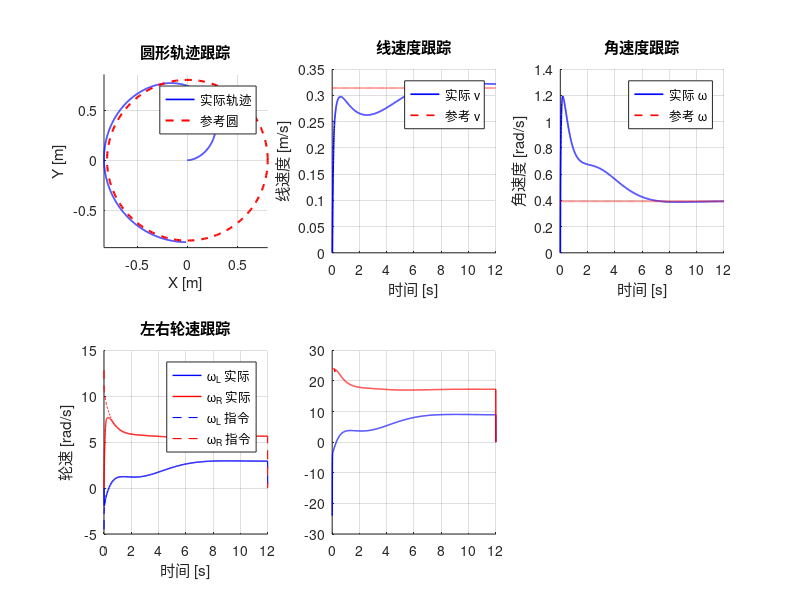

Recreate this plot in MATLAB. (Note: this script raises an error after producing the figure.)
%% 双轮差速AGV PID控制器设计与控制效果仿真验证
%  功能: 差速驱动运动学建模 + 双环PID控制 + 多场景仿真验证

clearvars -except SCENARIO; close all; clc;   % 清除除 SCENARIO 外的所有变量

%% ==================== 1. 参数设置 ====================

% ---- AGV 物理参数 ----
r = 0.075;           % 车轮半径 [m]
L = 0.52;            % 两轮间距 (轮距) [m]
tau = 0.06;          % 电机机电时间常数 [s]
K_motor = 0.327;     % 电机增益 [(rad/s)/V]（由Ke=8 V/krpm, i=40推导：K_motor = (1000*2π/60)/8/40 ≈ 0.327）

% ---- 仿真参数 ----
Ts = 0.005;          % 仿真步长 [s]
T_sim = 12;          % 仿真总时长 [s]
t = 0:Ts:T_sim;      % 时间向量
N = length(t);       % 总步数

% ---- 速度环 PI 参数（内环）----
Kp_v = 17.0;         % 速度比例增益（Km修正后等比例放大 17 ≈ 2.0×2.8/0.327）
Ki_v = 103.0;        % 速度积分增益（Km修正后等比例放大 103 ≈ 12.0×2.8/0.327）
u_sat = 24;          % 电机电压限幅 [V]（额定转速对应电压≈24V）

% ---- 位姿环 PID 参数（外环）----
Kp_dist  = 0.6;      % 距离→线速度 比例增益
Kp_theta = 3.0;      % 航向角 比例增益
Ki_theta = 0.2;      % 航向角 积分增益
Kd_theta = 0.4;      % 航向角 微分增益

v_max     = 0.5;      % 线速度限幅 [m/s]
omega_max = 2.5;     % 角速度限幅 [rad/s]

%% ==================== 2. 状态向量预分配 ====================

x = zeros(1,N);                            % x 坐标序列 [m]
y = zeros(1,N);                            % y 坐标序列 [m]
theta_act = zeros(1,N);                    % 实际航向角序列 [rad]
wL_act = zeros(1,N);                       % 左轮实际角速度 [rad/s]
wR_act = zeros(1,N);                       % 右轮实际角速度 [rad/s]
wL_ref = zeros(1,N);                       % 左轮指令角速度 [rad/s]
wR_ref = zeros(1,N);                       % 右轮指令角速度 [rad/s]
v_cmd  = zeros(1,N);                       % 外环输出线速度指令 [m/s]
w_cmd  = zeros(1,N);                       % 外环输出角速度指令 [rad/s]
uL     = zeros(1,N);                       % 左电机电压 [V]
uR     = zeros(1,N);                       % 右电机电压 [V]

% 初始位姿: 原点, 航向 0°
x(1) = 0;  y(1) = 0;  theta_act(1) = 0;
wL_act(1) = 0;  wR_act(1) = 0;            % 初始轮速为零

% 外环积分/微分状态
int_theta  = 0;                            % 航向角积分初值
err_theta_prev = 0;                        % 上一拍航向偏差

%% ==================== 3. 参考轨迹 ====================

% 选择场景: 1-阶跃响应  2-定点镇定  3-直线跟踪  4-圆形跟踪
% 如已从外部传入 SCENARIO 则使用外部值, 否则默认场景 4
if ~exist('SCENARIO', 'var'), SCENARIO = 4; end

switch SCENARIO
    case 1  % ---- 阶跃响应: 2.5s 时刻起给 0.3 m/s 线速度指令 ----
        v_ref = [zeros(1,floor(N/4)), 0.3*ones(1,N-floor(N/4))];  % 前 1/4 零, 后 3/4 恒值
        w_ref = zeros(1,N);                 % 角速度指令为零

    case 2  % ---- 定点镇定: 目标位姿 (2.0, 1.0, π/4) ----
        x_tgt = 2.0;                        % 目标 x [m]
        y_tgt = 1.0;                        % 目标 y [m]
        theta_tgt = pi/4;                   % 目标航向角 45°
        v_ref = zeros(1,N);                 % 无固定参考速度
        w_ref = zeros(1,N);

    case 3  % ---- 直线跟踪: 目标直线 y=0.6, 标称速度 0.25 m/s ----
        v_ref = 0.25 * ones(1,N);           % 恒定线速度 0.25 m/s
        w_ref = zeros(1,N);                 % 角速度指令为零

    case 4  % ---- 圆形轨迹: 半径 0.8m, 周期 16s (ω=2π/16, v=ωR) ----
        R_c = 0.8;                          % 圆半径 [m]
        w_c = 2*pi/16;                      % 圆角速度 [rad/s]
        v_ref = R_c * w_c * ones(1,N);      % 参考线速度 [m/s]
        w_ref = w_c * ones(1,N);            % 参考角速度 [rad/s]
end

%% ==================== 4. 主仿真循环 ====================

int_L = 0;  int_R = 0;                     % 左右轮速度环积分初值

for k = 1:N-1                              % 遍历每个仿真步

    % ---- 4.1 当前实际车速 (由轮速反馈计算) ----
    v_cur  = r/2 * (wL_act(k) + wR_act(k));  % 当前线速度 [m/s]
    w_cur  = r/L * (wR_act(k) - wL_act(k));  % 当前角速度 [rad/s]

    % ---- 4.2 外环: 误差计算 → v_cmd, w_cmd ----
    switch SCENARIO
        case 1  % 阶跃响应: 直接给定速度指令 (开环前馈, 速度环闭环)
            v_cmd(k) = v_ref(k);            % 线速度 = 参考值
            w_cmd(k) = 0;                   % 角速度 = 0

        case 2  % 定点镇定: 距离+航向两阶段策略
            ex = x_tgt - x(k);              % x 方向偏差
            ey = y_tgt - y(k);              % y 方向偏差
            dist_err = sqrt(ex^2 + ey^2);   % 欧氏距离偏差 [m]

            % 两阶段: 远距指向目标点, 近距对准目标角度
            if dist_err > 0.08              % 大于 8cm: 朝目标点前进
                theta_des = atan2(ey, ex);
            else                            % 小于 8cm: 对准目标角度
                theta_des = theta_tgt;
            end
            e_theta = theta_des - theta_act(k);           % 航向偏差
            e_theta = atan2(sin(e_theta), cos(e_theta));  % 归一化到 [-π, π]

            % 航向 PID 控制
            int_theta = int_theta + e_theta * Ts;         % 积分累加
            d_theta = (e_theta - err_theta_prev) / Ts;    % 微分项
            w_cmd(k) = Kp_theta*e_theta + Ki_theta*int_theta + Kd_theta*d_theta;
            err_theta_prev = e_theta;                     % 更新上一拍偏差

            % 线速度: 距离×增益, 角度大时减速, 近距降速
            v_cmd(k) = Kp_dist * dist_err;                % 距离比例控制
            if abs(e_theta) > pi/3                        % 航向偏差 > 60°: 优先转向
                v_cmd(k) = v_cmd(k) * 0.2;
            end
            if dist_err < 0.08                            % 接近目标: 降速
                v_cmd(k) = v_cmd(k) * (dist_err / 0.08);
            end
            if dist_err < 0.01 && abs(e_theta) < 0.03    % 到位 (1cm 且 1.7°): 停车
                v_cmd(k) = 0;  w_cmd(k) = 0;
            end

        case 3  % 直线跟踪: 目标直线 y=0.6, 沿 x 轴行驶
            v_cmd(k) = v_ref(k);            % 纵向速度保持标称值

            % 横向偏差 + 航向偏差 → 角速度修正
            e_lat = 0.6 - y(k);             % 横向偏差 (距离目标直线) [m]
            e_theta = -theta_act(k);        % 期望航向 = 0 (沿 x 轴)
            e_theta = atan2(sin(e_theta), cos(e_theta));  % 归一化

            int_theta = int_theta + e_theta * Ts;         % 积分累加
            d_theta = (e_theta - err_theta_prev) / Ts;    % 微分项
            w_cmd(k) = Kp_theta*e_theta + Ki_theta*int_theta ...
                       + 0.5*Kp_dist*e_lat;               % 横向偏差也贡献角速度
            err_theta_prev = e_theta;

        case 4  % 圆形轨迹跟踪: 半径 0.8m 逆时针圆
            % 参考位姿 (逆时针圆)
            theta_ref = w_c * t(k);                     % 参考航向角
            x_ref = R_c * cos(theta_ref);               % 参考 x
            y_ref = R_c * sin(theta_ref);               % 参考 y

            ex = x_ref - x(k);                          % x 方向偏差
            ey = y_ref - y(k);                          % y 方向偏差

            theta_path = theta_ref + pi/2;              % 轨迹切线方向 (径向+90°)
            cross_track = -sin(theta_path)*ex + cos(theta_path)*ey;  % 横向偏差 [m]
            theta_des = theta_path + atan(cross_track / 0.6);       % 期望航向 = 切线+纠偏
            e_theta = theta_des - theta_act(k);                     % 航向偏差
            e_theta = atan2(sin(e_theta), cos(e_theta));

            int_theta = int_theta + e_theta * Ts;                 % 积分累加
            d_theta = (e_theta - err_theta_prev) / Ts;            % 微分项
            w_cmd(k) = Kp_theta*e_theta + Ki_theta*int_theta + Kd_theta*d_theta;
            err_theta_prev = e_theta;

            % 线速度 = 参考速度 + 纵向修正
            along_track = cos(theta_path)*ex + sin(theta_path)*ey;  % 纵向偏差
            v_cmd(k) = v_ref(k) + Kp_dist * along_track;            % 速度修正
    end

    % 外环输出限幅
    v_cmd(k) = max(-v_max, min(v_max, v_cmd(k)));        % 线速度限幅
    w_cmd(k) = max(-omega_max, min(omega_max, w_cmd(k))); % 角速度限幅

    % ---- 4.3 逆运动学: (v, ω) → (ωL_ref, ωR_ref) ----
    wL_ref(k) = v_cmd(k)/r - w_cmd(k)*L/(2*r);  % 左轮指令角速度 [rad/s]
    wR_ref(k) = v_cmd(k)/r + w_cmd(k)*L/(2*r);  % 右轮指令角速度 [rad/s]

    % ---- 4.4 速度环 PI ----
    eL = wL_ref(k) - wL_act(k);               % 左轮速度偏差
    eR = wR_ref(k) - wR_act(k);               % 右轮速度偏差

    % 积分分离: 大偏差 (>8 rad/s) 时清零积分, 加速响应
    if abs(eL) < 8.0, int_L = int_L + eL * Ts; else int_L = 0; end
    if abs(eR) < 8.0, int_R = int_R + eR * Ts; else int_R = 0; end

    uL(k) = Kp_v * eL + Ki_v * int_L;          % 左电机 PI 输出 [V]
    uR(k) = Kp_v * eR + Ki_v * int_R;          % 右电机 PI 输出 [V]

    % 电压限幅 + 抗积分饱和 (遇限削弱积分)
    if uL(k) > u_sat                           % 左电压超上限
        uL(k) = u_sat;  int_L = int_L - eL * Ts;  % 退回本次积分累加
    elseif uL(k) < -u_sat                      % 左电压超下限
        uL(k) = -u_sat;  int_L = int_L - eL * Ts;
    end
    if uR(k) > u_sat                           % 右电压超上限
        uR(k) = u_sat;  int_R = int_R - eR * Ts;
    elseif uR(k) < -u_sat                      % 右电压超下限
        uR(k) = -u_sat;  int_R = int_R - eR * Ts;
    end

    % ---- 4.5 电机动力学 (一阶惯性环节) ----
    wL_ss = K_motor * uL(k);                   % 左轮稳态角速度
    wR_ss = K_motor * uR(k);                   % 右轮稳态角速度
    dwL = (wL_ss - wL_act(k)) / tau;           % 左轮角加速度
    dwR = (wR_ss - wR_act(k)) / tau;           % 右轮角加速度
    wL_act(k+1) = wL_act(k) + dwL * Ts;        % 左轮速度欧拉更新
    wR_act(k+1) = wR_act(k) + dwR * Ts;        % 右轮速度欧拉更新

    % ---- 4.6 运动学更新 (欧拉法) ----
    v_now  = r/2 * (wL_act(k+1) + wR_act(k+1)); % 更新后线速度
    w_now  = r/L * (wR_act(k+1) - wL_act(k+1));  % 更新后角速度

    x(k+1) = x(k) + v_now * cos(theta_act(k)) * Ts;      % x 位置更新
    y(k+1) = y(k) + v_now * sin(theta_act(k)) * Ts;      % y 位置更新
    theta_act(k+1) = theta_act(k) + w_now * Ts;           % 航向角更新

end
fprintf('仿真完成。\n');

%% ==================== 5. 可视化 ====================

figure('Name','双轮差速PID控制仿真','NumberTitle','off',...
       'Position',[100 60 1200 750]);          % 创建图形窗口

% ---- 图1: 轨迹 (x-y 平面) ----
subplot(2,3,1);  hold on;  grid on;  axis equal;

switch SCENARIO
    case 2  % 定点镇定轨迹
        plot(x, y, 'b-', 'LineWidth', 1.5);   % 实际轨迹
        plot(x_tgt, y_tgt, 'r*', 'MarkerSize', 12, 'LineWidth', 2);  % 目标点
        plot(x(1), y(1), 'ko', 'MarkerSize', 8, 'LineWidth', 1.5);   % 起点
        legend('实际轨迹','目标点','起点','Location','best');
        title('定点镇定轨迹');
    case 3  % 直线跟踪轨迹
        plot(x, y, 'b-', 'LineWidth', 1.5);   % 实际轨迹
        yline(0.6, 'r--', 'LineWidth', 1.5);  % 目标直线 y=0.6
        legend('实际轨迹','目标直线','Location','best');
        title('直线跟踪轨迹');
    case 4  % 圆形轨迹跟踪
        plot(x, y, 'b-', 'LineWidth', 1.2);   % 实际轨迹
        theta_plot = linspace(0, 2*pi, 200);
        plot(R_c*cos(theta_plot), R_c*sin(theta_plot), 'r--', 'LineWidth', 1.5);  % 参考圆
        legend('实际轨迹','参考圆','Location','best');
        title('圆形轨迹跟踪');
end
xlabel('X [m]');  ylabel('Y [m]');

% ---- 图2: 线速度跟踪 ----
subplot(2,3,2);  hold on;  grid on;
v_cur_all = r/2 * (wL_act + wR_act);          % 全程线速度
plot(t, v_cur_all, 'b-', 'LineWidth', 1.2);  % 实际线速度
plot(t, v_ref, 'r--', 'LineWidth', 1.2);      % 参考线速度
xlabel('时间 [s]');  ylabel('线速度 [m/s]');
legend('实际 v','参考 v','Location','best');
title('线速度跟踪');

% ---- 图3: 角速度跟踪 ----
subplot(2,3,3);  hold on;  grid on;
w_cur_all = r/L * (wR_act - wL_act);          % 全程角速度
plot(t, w_cur_all, 'b-', 'LineWidth', 1.2);  % 实际角速度
plot(t, w_ref, 'r--', 'LineWidth', 1.2);      % 参考角速度
xlabel('时间 [s]');  ylabel('角速度 [rad/s]');
legend('实际 \omega','参考 \omega','Location','best');
title('角速度跟踪');

% ---- 图4: 左右轮速跟踪 ----
subplot(2,3,4);  hold on;  grid on;
plot(t, wL_act, 'b-', 'LineWidth', 1.0);      % 左轮实际
plot(t, wR_act, 'r-', 'LineWidth', 1.0);      % 右轮实际
plot(t, wL_ref, 'b--', 'LineWidth', 0.8);     % 左轮指令
plot(t, wR_ref, 'r--', 'LineWidth', 0.8);     % 右轮指令
xlabel('时间 [s]');  ylabel('轮速 [rad/s]');
legend('\omega_L 实际','\omega_R 实际','\omega_L 指令','\omega_R 指令','Location','best');
title('左右轮速跟踪');

% ---- 图5: 电机控制电压 ----
subplot(2,3,5);  hold on;  grid on;
plot(t, uL, 'b-', 'LineWidth', 1.0);          % 左电机电压
plot(t, uR, 'r-', 'LineWidth', 1.0);          % 右电机电压
yline(u_sat, 'k--');  yline(-u_sat, 'k--');   % 饱和限 ±12V
xlabel('时间 [s]');  ylabel('电压 [V]');
legend('u_L','u_R','饱和限','Location','best');
title('电机控制电压');

% ---- 图6: 航向角响应 ----
subplot(2,3,6);  hold on;  grid on;
plot(t, theta_act * 180/pi, 'b-', 'LineWidth', 1.2);  % 实际航向角 [deg]
if SCENARIO == 4
    plot(t, w_c * t * 180/pi, 'r--', 'LineWidth', 1.2);  % 参考航向角
    legend('实际 \theta','参考 \theta','Location','best');
elseif SCENARIO == 2
    yline(theta_tgt*180/pi, 'r--', 'LineWidth', 1.2);    % 目标航向角
    legend('实际 \theta','目标 \theta','Location','best');
end
xlabel('时间 [s]');  ylabel('航向角 [deg]');
title('航向角响应');

sgtitle('双轮差速AGV 双环PID控制仿真结果','FontSize',14,'FontWeight','bold');

% 保存图片到脚本所在目录
out_dir = fileparts(mfilename('fullpath'));   % 脚本所在目录
scenario_names = {'阶跃响应','定点镇定','直线跟踪','圆形跟踪'};
fname = fullfile(out_dir, ['仿真结果_场景' num2str(SCENARIO) '_' scenario_names{SCENARIO} '.png']);
saveas(gcf, fname);                           % 保存为 PNG
fprintf('图片已保存: %s\n', fname);

%% ==================== 6. 性能指标 ====================

fprintf('\n========== 控制性能指标 ==========\n');

idx_ss = floor(0.75*N):N;                     % 稳态段索引 (后 1/4 数据)
switch SCENARIO
    case 1  % 阶跃响应: 稳态速度误差
        v_err_ss = mean(abs(v_ref(idx_ss) - v_cur_all(idx_ss)));  % 平均绝对速度误差
        fprintf('速度稳态误差: %.4f m/s\n', v_err_ss);

    case 2  % 定点镇定: 终点位置/航向误差
        x_err = x_tgt - x(end);               % 终点 x 偏差
        y_err = y_tgt - y(end);               % 终点 y 偏差
        t_err = theta_tgt - theta_act(end);   % 终点航向偏差
        t_err = atan2(sin(t_err), cos(t_err));
        fprintf('终点位置误差: (%.4f, %.4f) m\n', x_err, y_err);
        fprintf('终点航向误差: %.2f deg\n', t_err * 180/pi);

    case {3, 4}  % 直线/圆形跟踪: RMSE
        v_err_rmse = sqrt(mean((v_ref(idx_ss) - v_cur_all(idx_ss)).^2));  % 线速度 RMSE
        w_err_rmse = sqrt(mean((w_ref(idx_ss) - w_cur_all(idx_ss)).^2));  % 角速度 RMSE
        fprintf('线速度 RMSE: %.4f m/s\n', v_err_rmse);
        fprintf('角速度 RMSE: %.4f rad/s\n', w_err_rmse);
        if SCENARIO == 4                     % 圆形跟踪额外输出圆度 RMSE
            dist_to_center = abs(sqrt(x.^2 + y.^2) - R_c);  % 各点到圆心的距离偏差
            fprintf('轨迹圆度 RMSE: %.4f m\n', sqrt(mean(dist_to_center(idx_ss).^2)));
        end
end

fprintf('================================\n');
